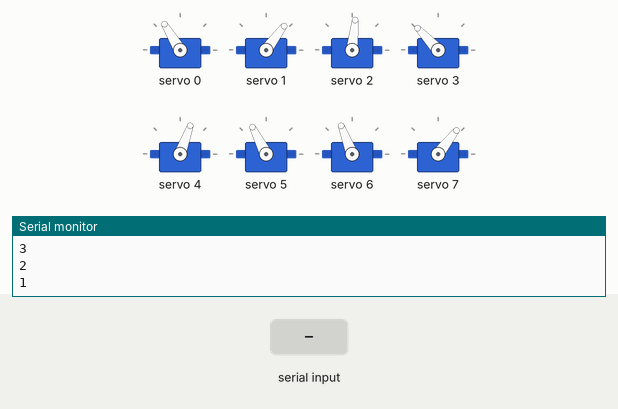
Bench run of a sketch on a simulated ESP32. Parts: 8 × servo, the last lines printed to the serial monitor. The inputs (shaded band) are chosen by the test bench.

Above: at 12.2 s.
12.3 s: "2" received over Serial
At 12.86 s:
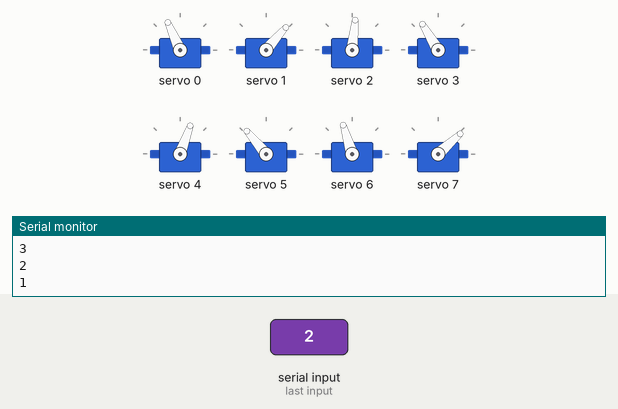
At 13.36 s:
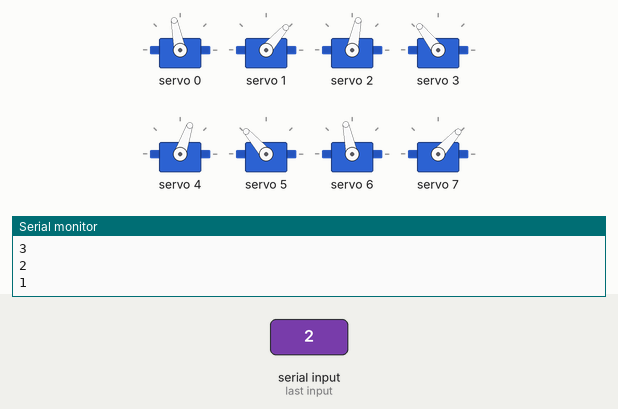
15.3 s: "1" received over Serial
18.3 s: "0" received over Serial
At 19.0 s:
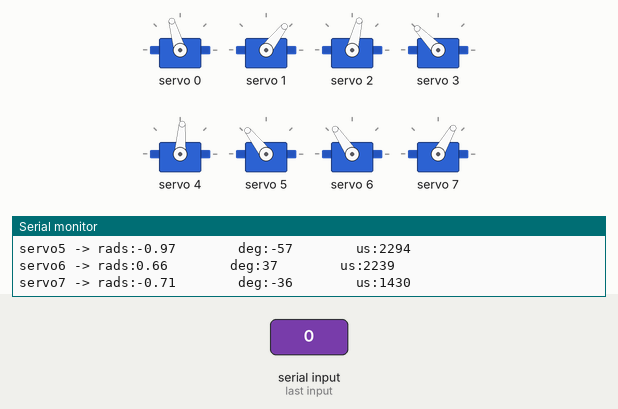
Timing chart, 0 to 21.3 s (numbered marks = the images above; inputs shaded):
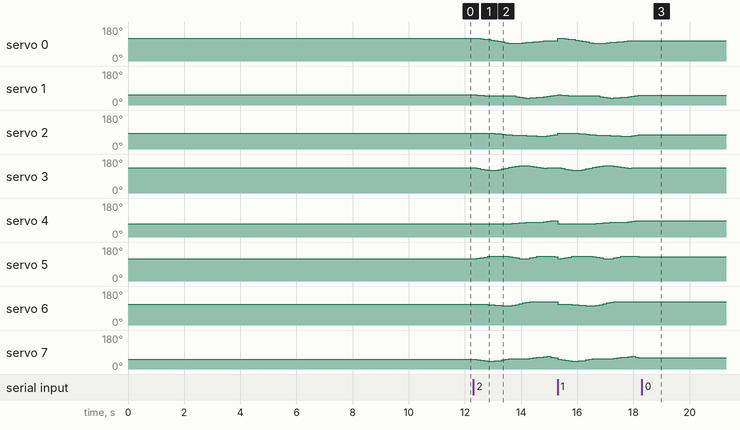

The sketch:

3D_SS_60.ino
```cpp
// HOW TO:
// ------------------------------
// Serial input = 2 -> Steps through gait sequence once and stops at the end.
// Serial input = 1 -> Steps through gait sequence in a loop.
// Serial input = 0 -> Stops infinite loop at the node where it is at that moment

//Gait template
#include <Wire.h>
#include <Adafruit_PWMServoDriver.h>

Adafruit_PWMServoDriver pca9685 = Adafruit_PWMServoDriver();

#define SERVO_FREQ 300
#define SER0 0 //Hip 1
#define SER1 1 //Knee 1
#define SER2 2 //Hip 2
#define SER3 3 //Knee 2
#define SER4 4 //Hip 3
#define SER5 5 //Knee 3
#define SER6 6 //Hip 4
#define SER7 7 //Knee 4

// Insert servo angles here:
// For 3D gaits, these angles are obtained from linearisation.py
// For 2D gaits, these angles are obtained from 2D_trajectory_reader.py
float SS_servo0[] = {-0.66629001, -0.66367321, -0.60887753, -0.55020883, -0.49063779, -0.42332091, -0.34347099, -0.26293923, -0.18177884, -0.10074805, -0.0193673 ,  0.0029923 , -0.02462851, -0.05023984, -0.07610882, -0.1098961 , -0.1495389 , -0.19003109, -0.23210146, -0.27031988, -0.29689249, -0.31172629, -0.31720996, -0.32482118, -0.33337349, -0.34649347, -0.37443992, -0.40470626, -0.44184677, -0.47568917, -0.51385395, -0.54417619, -0.56538832, -0.58443256, -0.60867541, -0.63085213, -0.63361773, -0.63509286, -0.63303727, -0.62895851, -0.6358403 };
float SS_servo1[] = {0.82545985, 0.85854721, 0.88251796, 0.90502665, 0.92618439, 0.94080506, 0.94162847, 0.94166229, 0.94145331, 0.94123914, 0.93249718, 0.97308295, 1.06363132, 1.13219243, 1.17656512, 1.20696111, 1.20140025, 1.17221137, 1.13928418, 1.11239625, 1.06645451, 1.00279052, 0.9324595 , 0.86815083, 0.81878648, 0.79749021, 0.82471997, 0.86852956, 0.91890155, 0.95161374, 0.99658195, 1.04622247, 1.07618335, 1.09710515, 1.12499235, 1.14126596, 1.07794731, 0.99980463, 0.91701027, 0.83427126, 0.79628123};
float SS_servo2[] = {-0.24559441, -0.2551936 , -0.26544866, -0.27009466, -0.27324659, -0.28307256, -0.31597785, -0.35614686, -0.40077127, -0.44438652, -0.4848815 , -0.50793559, -0.52255934, -0.53554351, -0.55186382, -0.5693598 , -0.59072149, -0.60774731, -0.62945786, -0.64198729, -0.64263063, -0.58455918, -0.51465849, -0.44607485, -0.37335918, -0.29381423, -0.21334584, -0.13270793, -0.05200002,  0.02848664,  0.0979184 ,  0.08297184,  0.03031061, -0.01335183, -0.05512789, -0.09293676, -0.12239963, -0.15087294, -0.17579361, -0.19710358, -0.22504385};
float SS_servo3[] = {0.89215564, 0.83724695, 0.75834432, 0.67584493, 0.60063289, 0.56392442, 0.60820947, 0.68397142, 0.77888524, 0.88173716, 0.99142275, 1.06895717, 1.11261869, 1.1362654 , 1.14816031, 1.13970542, 1.10630902, 1.04555786, 0.98675295, 0.92369855, 0.88386768, 0.89099027, 0.90180726, 0.91372451, 0.92156668, 0.91822372, 0.8901874 , 0.83605195, 0.77903437, 0.70655551, 0.65183209, 0.68585902, 0.79729559, 0.88769782, 0.97258765, 1.03472538, 1.01413593, 0.9780763 , 0.93756367, 0.89198841, 0.89430914};
float SS_servo4[] = { 0.57513914,  0.58659007,  0.58193776,  0.57903021,  0.57519558,  0.57036487,  0.55760402,  0.54670613,  0.54111119,  0.53624054,  0.52602592,  0.50215083,  0.47083202,  0.44254989,  0.42306393,  0.4150186 ,  0.41378547,  0.40664219,  0.39167354,  0.36582184,  0.32491343,  0.27621234,  0.22301201,  0.17465813,  0.12462344,  0.08139366,  0.03661752, -0.0054577 , -0.05150075, -0.10145903, -0.11455216, -0.04614582,  0.03471811,  0.11613349,  0.19718391,  0.27542539,  0.34128125,  0.40085242,  0.46602797,  0.54027948,  0.56391487};
float SS_servo5[] = {-0.73980979, -0.82221032, -0.89612379, -0.97346938, -1.04666862, -1.09565844, -1.09944665, -1.08983814, -1.07690192, -1.05445653, -1.00832868, -0.93215692, -0.85594928, -0.79907967, -0.7763345 , -0.7988951 , -0.87012398, -0.95265896, -1.031595  , -1.07803963, -1.08539572, -1.07026439, -1.03389792, -1.01112892, -0.97132198, -0.92659666, -0.85654189, -0.77840464, -0.69992464, -0.6248865 , -0.61356952, -0.6752726 , -0.69329575, -0.72688132, -0.76221647, -0.78973624, -0.77887059, -0.7560222 , -0.73732047, -0.73597509, -0.73197877};
float SS_servo6[] = {0.38585475, 0.38198722, 0.36544653, 0.35028555, 0.33101964, 0.30656065, 0.27849769, 0.25279441, 0.22203696, 0.18965189, 0.19429957, 0.26678105, 0.34747985, 0.42816278, 0.50864852, 0.58894797, 0.6546845 , 0.66292083, 0.65180378, 0.64870962, 0.64879587, 0.64533332, 0.65379144, 0.66122501, 0.66392921, 0.66017746, 0.65098463, 0.6404839 , 0.63370419, 0.642347  , 0.63836766, 0.59477274, 0.54265244, 0.49083314, 0.44106679, 0.40627651, 0.40806861, 0.41464853, 0.4246264 , 0.4276551 , 0.40782885};
float SS_servo7[] = {-0.82470216, -0.88571139, -0.94345262, -1.00406775, -1.0547549 , -1.07064386, -1.03692768, -0.9868831 , -0.91197699, -0.82290875, -0.76345214, -0.75927925, -0.75955599, -0.75934155, -0.75924731, -0.75854688, -0.7437322 , -0.67073151, -0.59713626, -0.57296436, -0.48976755, -0.47959301, -0.56290834, -0.64413369, -0.70845707, -0.74773643, -0.76222352, -0.76318388, -0.77635072, -0.82549567, -0.8487906 , -0.77954762, -0.69036449, -0.60274418, -0.5194545 , -0.4711864 , -0.53842641, -0.62927885, -0.72669525, -0.81165561, -0.82597855};

int node=0;
int first=0;
int input=0;
int end_time=0;
int time_step=120000;
int steps = sizeof(SS_servo0)/sizeof(SS_servo0[0]);
int one_print = 0;

// -------------------Joint configurations-------------------
int servo0=0;
int servo0_deg=0;
int servo1=0;
int servo1_deg=0;
int servo2=0;
int servo2_deg=0;
int servo3=0;
int servo3_deg=0;
int servo4=0;
int servo4_deg=0;
int servo5=0;
int servo5_deg=0;
int servo6=0;
int servo6_deg=0;
int servo7=0;
int servo7_deg=0;

void setup() {
  Serial.begin(115200);
  pca9685.begin();

  pca9685.setOscillatorFrequency(27000000); //Value between 24MHz and 27MHz, tuned for this setup
  pca9685.setPWMFreq(SERVO_FREQ);
  delay (1000);

  servo0_deg=SS_servo0[0]/3.14159265*180;
  servo0=map(servo0_deg,-38,90,2200,1030);
  servo1_deg=SS_servo1[0]/3.14159265*180;
  servo1=map(servo1_deg,-90,90,2600,950);
  servo2_deg=SS_servo2[0]/3.14159265*180;
  servo2=map(servo2_deg,-38,90,1510,2730);
  servo3_deg=SS_servo3[0]/3.14159265*180;
  servo3=map(servo3_deg,-90,90,1100,2700);
  servo4_deg=SS_servo4[0]/3.14159265*180;
  servo4=map(servo4_deg,-90,38,2700,1500);
  servo5_deg=SS_servo5[0]/3.14159265*180;
  servo5=map(servo5_deg,-90,90,2600,930);
  servo6_deg=SS_servo6[0]/3.14159265*180;
  servo6=map(servo6_deg,-90,38,850,2250);
  servo7_deg=SS_servo7[0]/3.14159265*180;
  servo7=map(servo7_deg,-90,90,920,2620);

  pca9685.setPWM(SER0,0,servo0);
  pca9685.setPWM(SER1,0,servo1);
  pca9685.setPWM(SER2,0,servo2);
  pca9685.setPWM(SER3,0,servo3);
  pca9685.setPWM(SER4,0,servo4);
  pca9685.setPWM(SER5,0,servo5);
  pca9685.setPWM(SER6,0,servo6);
  pca9685.setPWM(SER7,0,servo7);

  Serial.print("Node:");
  Serial.println(node);
  Serial.print("servo0 -> rads:");
  Serial.print(SS_servo0[node]);
  Serial.print("        deg:");
  Serial.print(servo0_deg);
  Serial.print("        us:");
  Serial.println(servo0);
  Serial.print("servo1 -> rads:");
  Serial.print(SS_servo1[node]);
  Serial.print("        deg:");
  Serial.print(servo1_deg);
  Serial.print("        us:");
  Serial.println(servo1);
  Serial.print("servo2 -> rads:");
  Serial.print(SS_servo2[node]);
  Serial.print("        deg:");
  Serial.print(servo2_deg);
  Serial.print("        us:");
  Serial.println(servo2);
  Serial.print("servo3 -> rads:");
  Serial.print(SS_servo3[node]);
  Serial.print("        deg:");
  Serial.print(servo3_deg);
  Serial.print("        us:");
  Serial.println(servo3);
  Serial.print("servo4 -> rads:");
  Serial.print(SS_servo4[node]);
  Serial.print("        deg:");
  Serial.print(servo4_deg);
  Serial.print("        us:");
  Serial.println(servo4);
  Serial.print("servo5 -> rads:");
  Serial.print(SS_servo5[node]);
  Serial.print("        deg:");
  Serial.print(servo5_deg);
  Serial.print("        us:");
  Serial.println(servo5);
  Serial.print("servo6 -> rads:");
  Serial.print(SS_servo6[node]);
  Serial.print("        deg:");
  Serial.print(servo6_deg);
  Serial.print("        us:");
  Serial.println(servo6);
  Serial.print("servo7 -> rads:");
  Serial.print(SS_servo7[node]);
  Serial.print("        deg:");
  Serial.print(servo7_deg);
  Serial.print("        us:");
  Serial.println(servo7);

  Serial.println("10");
  delay(1000);
  Serial.println("9");
  delay(1000);
  Serial.println("8");
  delay(1000);
  Serial.println("7");
  delay(1000);
  Serial.println("6");
  delay(1000);
  Serial.println("5");
  delay(1000);
  Serial.println("4");
  delay(1000);
  Serial.println("3");
  delay(1000);
  Serial.println("2");
  delay(1000);
  Serial.println("1");
  delay(1000);

}

void loop()
{
  if(Serial.available()>0)
  {
    first=Serial.read();
    if(first=='2')
    {
      input=2;
      node=0;
      one_print=1;
    }
    if(first=='1')
    {
      input=1;
      node=0;
      one_print=1;
    }
    if(first=='0')
    {
      input=0;
    }
  }
  if(input==1 or input==2)
  {
      if(esp_timer_get_time()>=end_time)
      {
        servo0_deg=SS_servo0[node]/3.14159265*180;
        servo0=map(servo0_deg,-38,90,2200,1030);
        servo1_deg=SS_servo1[node]/3.14159265*180;
        servo1=map(servo1_deg,-90,90,2600,950);
        servo2_deg=SS_servo2[node]/3.14159265*180;
        servo2=map(servo2_deg,-38,90,1510,2730);
        servo3_deg=SS_servo3[node]/3.14159265*180;
        servo3=map(servo3_deg,-90,90,1100,2700);
        servo4_deg=SS_servo4[node]/3.14159265*180;
        servo4=map(servo4_deg,-90,38,2700,1500);
        servo5_deg=SS_servo5[node]/3.14159265*180;
        servo5=map(servo5_deg,-90,90,2600,930);
        servo6_deg=SS_servo6[node]/3.14159265*180;
        servo6=map(servo6_deg,-90,38,850,2250);
        servo7_deg=SS_servo7[node]/3.14159265*180;
        servo7=map(servo7_deg,-90,90,920,2620);

        pca9685.setPWM(SER0,0,servo0);
        pca9685.setPWM(SER1,0,servo1);
        pca9685.setPWM(SER2,0,servo2);
        pca9685.setPWM(SER3,0,servo3);
        pca9685.setPWM(SER4,0,servo4);
        pca9685.setPWM(SER5,0,servo5);
        pca9685.setPWM(SER6,0,servo6);
        pca9685.setPWM(SER7,0,servo7);

        node+=1;
        if(node>=steps and input==1)
        {
          Serial.print("Input:");
          Serial.println(input);
          node=0;
        }
        if(node>=steps and input==2)
        {
          Serial.print("Input:");
          Serial.println(input);
          input=0;
        }
         end_time=esp_timer_get_time()+time_step;
      }
   }

  if(input == 0)
  {
        pca9685.setPWM(SER0,0,servo0);
        pca9685.setPWM(SER1,0,servo1);
        pca9685.setPWM(SER2,0,servo2);
        pca9685.setPWM(SER3,0,servo3);
        pca9685.setPWM(SER4,0,servo4);
        pca9685.setPWM(SER5,0,servo5);
        pca9685.setPWM(SER6,0,servo6);
        pca9685.setPWM(SER7,0,servo7);

        if(one_print==1)
        {
          Serial.print("Input:");
          Serial.println(input);
          Serial.print("Node:");
          Serial.println(node);
          Serial.print("servo0 -> rads:");
          Serial.print(SS_servo0[node]);
          Serial.print("        deg:");
          Serial.print(servo0_deg);
          Serial.print("        us:");
          Serial.println(servo0);
          Serial.print("servo1 -> rads:");
          Serial.print(SS_servo1[node]);
          Serial.print("        deg:");
          Serial.print(servo1_deg);
          Serial.print("        us:");
          Serial.println(servo1);
          Serial.print("servo2 -> rads:");
          Serial.print(SS_servo2[node]);
          Serial.print("        deg:");
          Serial.print(servo2_deg);
          Serial.print("        us:");
          Serial.println(servo2);
          Serial.print("servo3 -> rads:");
          Serial.print(SS_servo3[node]);
          Serial.print("        deg:");
          Serial.print(servo3_deg);
          Serial.print("        us:");
          Serial.println(servo3);
          Serial.print("servo4 -> rads:");
          Serial.print(SS_servo4[node]);
          Serial.print("        deg:");
          Serial.print(servo4_deg);
          Serial.print("        us:");
          Serial.println(servo4);
          Serial.print("servo5 -> rads:");
          Serial.print(SS_servo5[node]);
          Serial.print("        deg:");
          Serial.print(servo5_deg);
          Serial.print("        us:");
          Serial.println(servo5);
          Serial.print("servo6 -> rads:");
          Serial.print(SS_servo6[node]);
          Serial.print("        deg:");
          Serial.print(servo6_deg);
          Serial.print("        us:");
          Serial.println(servo6);
          Serial.print("servo7 -> rads:");
          Serial.print(SS_servo7[node]);
          Serial.print("        deg:");
          Serial.print(servo7_deg);
          Serial.print("        us:");
          Serial.println(servo7);
          one_print=0;
        }

  }
}
```

Measured:
- after the input at 12.3 s, servo 0: 121° → 118° after 0.25 s, → 116° 0.13 s later, → 114° 0.13 s later, → 111° 0.13 s later, … (19 changes in this stretch); servo 1: 53° → 52° after 0.13 s, → 51° 0.13 s later, → 50° 0.13 s later, → 49° 0.13 s later, … (17 changes in this stretch)
- after the input at 18.3 s, servo 0: stops changing and stays 106°; servo 1: stops changing and stays 52°; servo 2: stops changing and stays 76°; servo 3: stops changing and stays 134°; servo 4: stops changing and stays 86°
